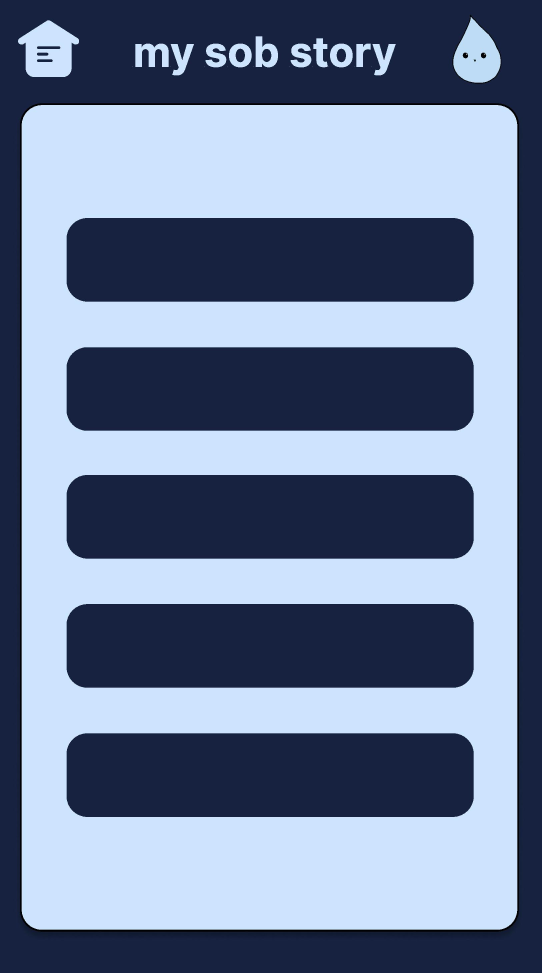
#> input picture backgrounds/myLog.jpg, 1625 x 2917 px (shown at 1/3 size)
$ python myLog.py
#> lines starting #> are read from the running program, lines starting #| are printed output that depends on the picture
from cmu_graphics import *
from buttonsClass import *
from sobLogClass import *
from PIL import Image

image6 = Image.open('backgrounds/myLog.jpg')
#> image6 is the input picture: PIL image 1625x2917 RGB; mean R, G, B 108.8, 124.4, 152.6
image6 = image6.resize((390, 700))
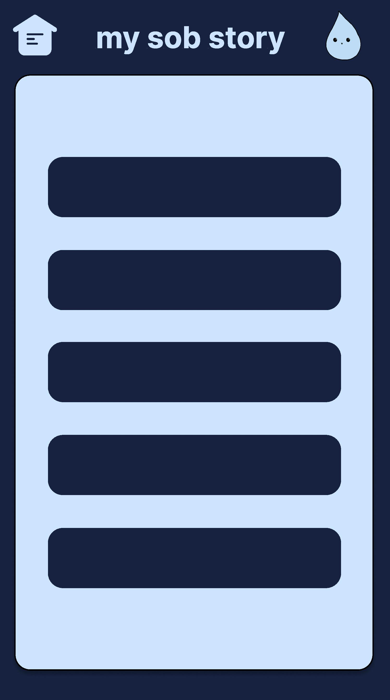
#> image6: PIL image 390x700 RGB; mean R, G, B 108.7, 124.4, 152.5
#> (the run stopped early here; a loop or call above may not have finished)

$ run again, with backgrounds/friends.jpg copied over backgrounds/myLog.jpg
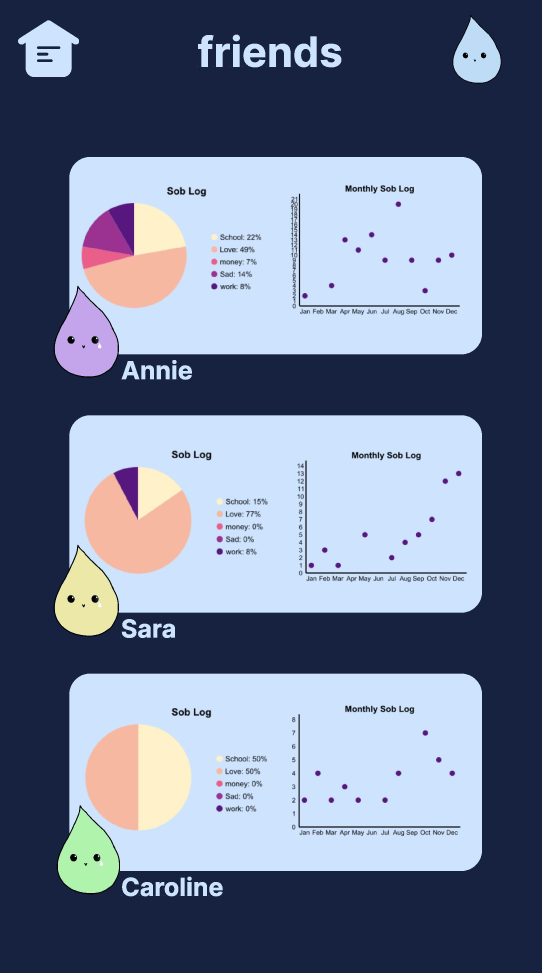
#> input picture backgrounds/friends.jpg, 1625 x 2917 px (shown at 1/3 size)
#> image6 is the input picture: PIL image 1625x2917 RGB; mean R, G, B 111.5, 123.3, 148.6
#> `image6 = image6.resize((390, 700))`:
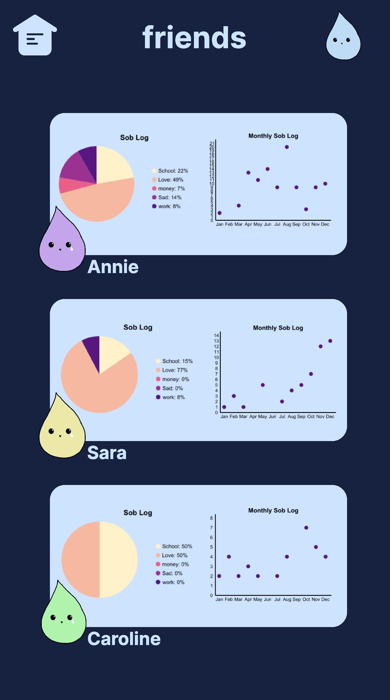
#> image6: PIL image 390x700 RGB; mean R, G, B 111.5, 123.3, 148.5

$ run again, with backgrounds/log-page-001.jpg copied over backgrounds/myLog.jpg
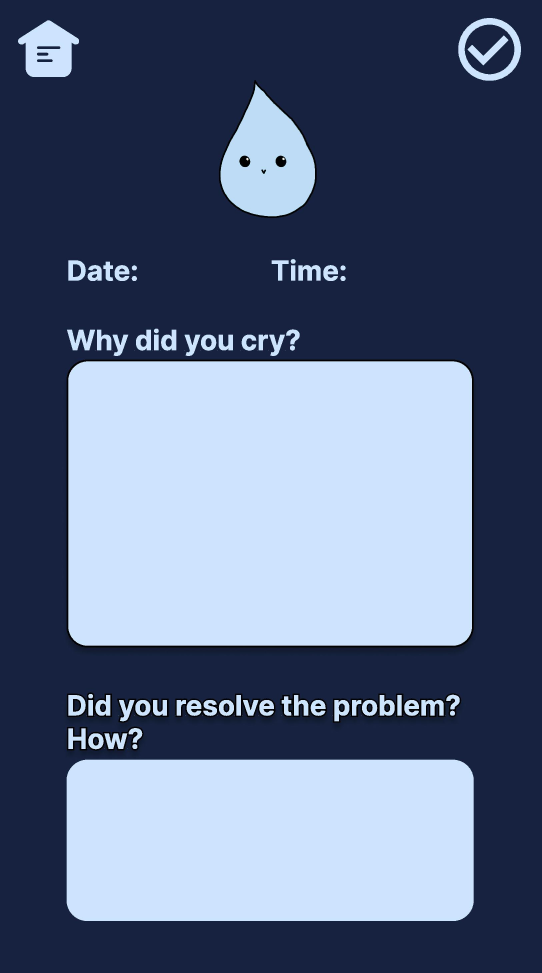
#> input picture backgrounds/log-page-001.jpg, 1625 x 2917 px (shown at 1/3 size)
#> image6 is the input picture: PIL image 1625x2917 RGB; mean R, G, B 91.7, 106.6, 134.9
#> `image6 = image6.resize((390, 700))`:
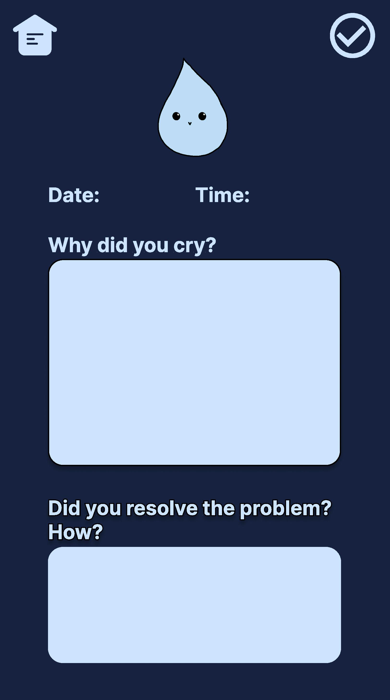
#> image6: PIL image 390x700 RGB; mean R, G, B 91.7, 106.6, 134.8
